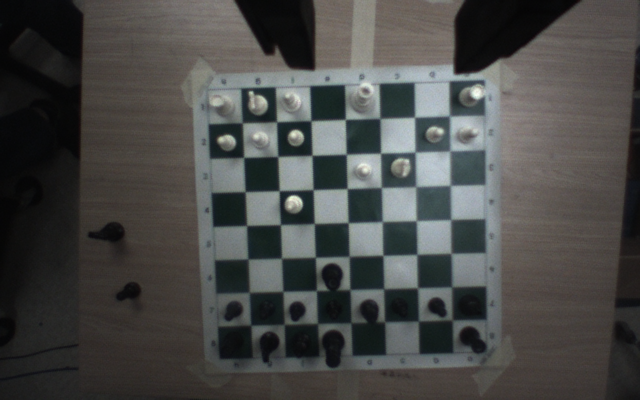
#> input picture baxter_chess/Images/real_before.png, 640 x 400 px, found by its file name
$ python board_detection.py
#> lines starting #> are read from the running program, lines starting #| are printed output that depends on the picture
#!/usr/bin/python2
import cv2
import numpy as np

image = cv2.imread('/home/gle-3271-nix01/baxter_ws/src/baxter_examples/scripts/baxter_chess/Images/real_before.png')
#> image is the input picture: shape (400, 640, 3); mean B, G, R 71.2, 73, 72.7
#print(image.shape) # Print image shape
cv2.imshow("original", image)

height, width = image.shape[:2]
#> height = 400; width = 640
center = (width/2, height/2)
#> center = (320, 200)
rotate_matrix = cv2.getRotationMatrix2D(center=center, angle=1.5, scale=1)
#> rotate_matrix = [[1, 0.0262, -5.13], [-0.0262, 1, 8.45]]
rotated_image = cv2.warpAffine(src=image, M=rotate_matrix, dsize=(width, height))
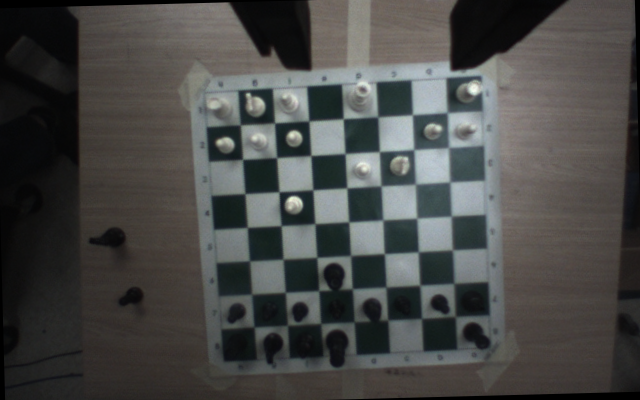
#> rotated_image: shape (400, 640, 3); mean B, G, R 70.7, 72.4, 72.1

cv2.imshow("rotated", rotated_image)

# Cropping an image
cropped_image = rotated_image[104:394, 210:509]
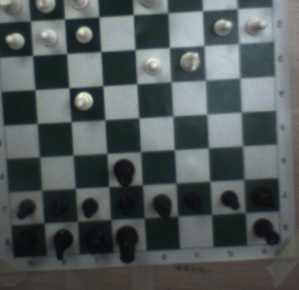
#> cropped_image: shape (290, 299, 3); mean B, G, R 89.3, 89.2, 82

# Display cropped image
cv2.imshow("cropped", cropped_image)

# Save the cropped image
cv2.imwrite('/home/gle-3271-nix01/baxter_ws/src/baxter_examples/scripts/baxter_chess/Images/crop.png', cropped_image)

cv2.waitKey(0)
cv2.destroyAllWindows()
